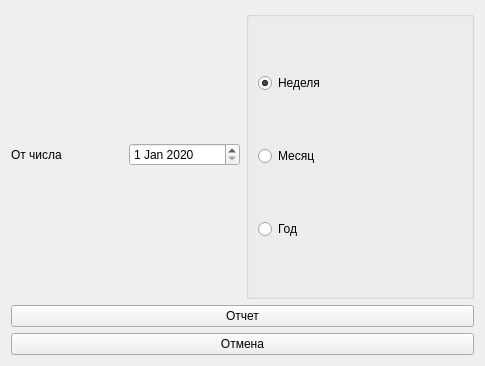
<?xml version="1.0" encoding="UTF-8"?>
<ui version="4.0">
 <class>form</class>
 <widget class="QWidget" name="form">
  <property name="geometry">
   <rect>
    <x>0</x>
    <y>0</y>
    <width>485</width>
    <height>366</height>
   </rect>
  </property>
  <property name="windowTitle">
   <string>Form</string>
  </property>
  <layout class="QVBoxLayout" name="verticalLayout_3">
   <item>
    <widget class="QWidget" name="widget" native="true">
     <layout class="QVBoxLayout" name="verticalLayout_6">
      <property name="spacing">
       <number>6</number>
      </property>
      <property name="leftMargin">
       <number>0</number>
      </property>
      <property name="topMargin">
       <number>0</number>
      </property>
      <property name="rightMargin">
       <number>0</number>
      </property>
      <property name="bottomMargin">
       <number>0</number>
      </property>
      <item>
       <widget class="QSplitter" name="splitter">
        <property name="orientation">
         <enum>Qt::Horizontal</enum>
        </property>
        <widget class="QWidget" name="layoutWidget">
         <layout class="QHBoxLayout" name="horizontalLayout">
          <item>
           <layout class="QHBoxLayout" name="horizontalLayout_2">
            <item>
             <widget class="QLabel" name="label">
              <property name="text">
               <string>От числа</string>
              </property>
             </widget>
            </item>
            <item>
             <widget class="QDateEdit" name="dateEdit">
              <property name="dateTime">
               <datetime>
                <hour>0</hour>
                <minute>0</minute>
                <second>0</second>
                <year>2020</year>
                <month>1</month>
                <day>1</day>
               </datetime>
              </property>
             </widget>
            </item>
           </layout>
          </item>
          <item>
           <widget class="QGroupBox" name="horizontalGroupBox_3">
            <layout class="QVBoxLayout" name="verticalLayout_4">
             <property name="sizeConstraint">
              <enum>QLayout::SetDefaultConstraint</enum>
             </property>
             <item>
              <widget class="QRadioButton" name="ww">
               <property name="toolTipDuration">
                <number>-1</number>
               </property>
               <property name="styleSheet">
                <string notr="true">QPushButton{
qlineargradient(spread:pad, x1:0, y1:1, x2:0, y2:0, stop:0 rgba(0, 0, 0, 255), stop:0.05 rgba(14, 8, 73, 255), stop:0.36 rgba(28, 17, 145, 255), stop:0.6 rgba(126, 14, 81, 255), stop:0.75 rgba(234, 11, 11, 255), stop:0.79 rgba(244, 70, 5, 255), stop:0.86 rgba(255, 136, 0, 255), stop:0.935 rgba(239, 236, 55, 255))
}</string>
               </property>
               <property name="text">
                <string>Неделя</string>
               </property>
               <property name="checkable">
                <bool>true</bool>
               </property>
               <property name="checked">
                <bool>true</bool>
               </property>
              </widget>
             </item>
             <item>
              <widget class="QRadioButton" name="mm">
               <property name="toolTipDuration">
                <number>-1</number>
               </property>
               <property name="styleSheet">
                <string notr="true">QPushButton{
qlineargradient(spread:pad, x1:0, y1:1, x2:0, y2:0, stop:0 rgba(0, 0, 0, 255), stop:0.05 rgba(14, 8, 73, 255), stop:0.36 rgba(28, 17, 145, 255), stop:0.6 rgba(126, 14, 81, 255), stop:0.75 rgba(234, 11, 11, 255), stop:0.79 rgba(244, 70, 5, 255), stop:0.86 rgba(255, 136, 0, 255), stop:0.935 rgba(239, 236, 55, 255))
}</string>
               </property>
               <property name="text">
                <string>Месяц</string>
               </property>
               <property name="checkable">
                <bool>true</bool>
               </property>
              </widget>
             </item>
             <item>
              <widget class="QRadioButton" name="yy">
               <property name="toolTipDuration">
                <number>-1</number>
               </property>
               <property name="styleSheet">
                <string notr="true">QPushButton{
qlineargradient(spread:pad, x1:0, y1:1, x2:0, y2:0, stop:0 rgba(0, 0, 0, 255), stop:0.05 rgba(14, 8, 73, 255), stop:0.36 rgba(28, 17, 145, 255), stop:0.6 rgba(126, 14, 81, 255), stop:0.75 rgba(234, 11, 11, 255), stop:0.79 rgba(244, 70, 5, 255), stop:0.86 rgba(255, 136, 0, 255), stop:0.935 rgba(239, 236, 55, 255))
}</string>
               </property>
               <property name="text">
                <string>Год</string>
               </property>
               <property name="checkable">
                <bool>true</bool>
               </property>
              </widget>
             </item>
            </layout>
           </widget>
          </item>
         </layout>
        </widget>
       </widget>
      </item>
      <item>
       <widget class="QPushButton" name="go">
        <property name="enabled">
         <bool>true</bool>
        </property>
        <property name="toolTipDuration">
         <number>-1</number>
        </property>
        <property name="styleSheet">
         <string notr="true">QPushButton{
qlineargradient(spread:pad, x1:0, y1:1, x2:0, y2:0, stop:0 rgba(0, 0, 0, 255), stop:0.05 rgba(14, 8, 73, 255), stop:0.36 rgba(28, 17, 145, 255), stop:0.6 rgba(126, 14, 81, 255), stop:0.75 rgba(234, 11, 11, 255), stop:0.79 rgba(244, 70, 5, 255), stop:0.86 rgba(255, 136, 0, 255), stop:0.935 rgba(239, 236, 55, 255))
}</string>
        </property>
        <property name="text">
         <string>Отчет</string>
        </property>
        <property name="autoRepeatDelay">
         <number>298</number>
        </property>
       </widget>
      </item>
      <item>
       <widget class="QPushButton" name="back">
        <property name="text">
         <string>Отмена</string>
        </property>
       </widget>
      </item>
     </layout>
    </widget>
   </item>
  </layout>
 </widget>
 <resources/>
 <connections/>
</ui>
